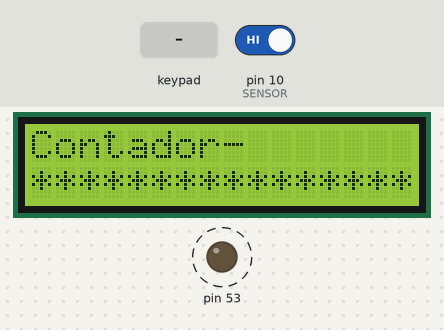
The sketch below on a simulated Arduino Mega 2560, built with avr-gcc and run on an emulated ATmega2560. Parts: 16×2 character LCD, output pins drawn as LEDs (lit = HIGH). Dashed ring = blinking. The test bench sets the inputs (shaded band); at power-on: pin 10 (SENSOR) HIGH. EEPROM starts erased; what the sketch prints to the serial monitor is not drawn.

Above: at 1.26 s.
1.3 s: key 'A' pressed
At 1.9 s:
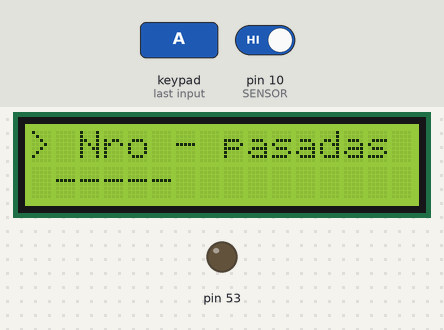
2.8 s: keypad keys 4 4 4 5 4 6 4 7 D pressed 0.4 s apart
At 6.3 s:
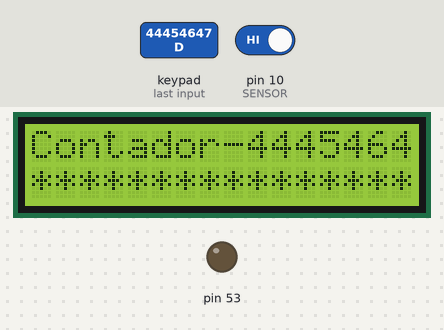
7.9 s: pin 10 (SENSOR) driven LOW
At 9.0 s:
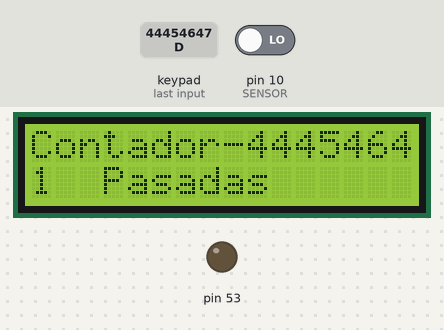
9.4 s: key 'D' pressed
At 10.3 s:
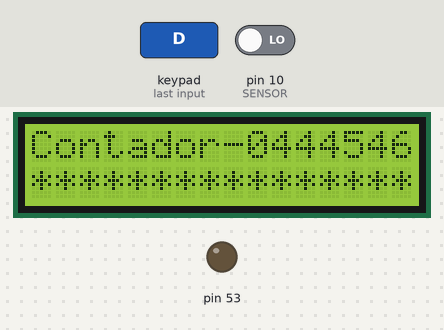
10.9 s: keypad keys 4 8 4 9 5 0 5 1 D pressed 0.4 s apart
At 15.5 s:
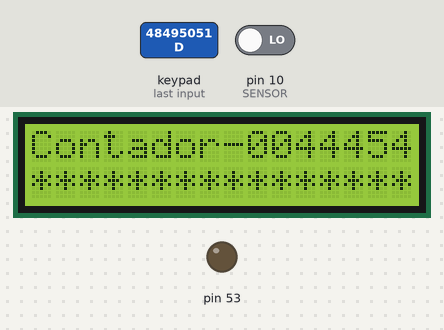
Timing chart, 0 to 17.0 s (numbered marks = the images above; inputs shaded):
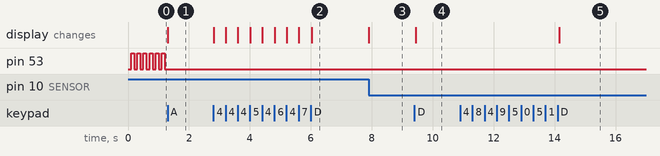

Measured:
- after the input at 1.3 s, pin 53: stops changing and stays LOW; the display: changes at once (image 1)
- after the input at 2.8 s, the display: first changes at once (image 2 shows a later state)
- after the input at 7.9 s, the display: changes at once (image 3)
- after the input at 9.4 s, the display: changes at once (image 4)
- after the input at 10.9 s, the display: changes after 3.3 s (image 5)
- by itself, pin 53: alternates HIGH for 0.10 s and LOW for 0.10 s

The sketch:

contador_hall_keypad.ino
```cpp
#include <LiquidCrystal.h>
#include <Keypad.h>
#include <EEPROM.h>
#define SENSOR 10


LiquidCrystal lcd(24,25,26,31,33,35,37); //(RS,RW, E, D4,D5, D6, D7)

const byte filas = 4;
const byte columnas = 4;
byte pinsFilas[filas]={ 44, 45, 46, 47 };
byte pinsColumnas[columnas]={ 48, 49, 50, 51 };

char teclas[filas] [columnas]={
  {'1', '2', '3', 'A'},
  {'4', '5', '6', 'B'},
  {'7', '8', '9', 'C'},
  {'*', '0', '#', 'D'},
};

Keypad teclado = Keypad(makeKeymap(teclas), pinsFilas, pinsColumnas, filas, columnas);
char tecla;
//variables
bool conf_pas=0;
String pasadas="0";
int nuevo=0;
int ad=1;
int k=0;
int nue[]={0x33,0x30,0x34,0x34};
int address = 1;
int long_num=8;
int c_num=0;
char value;
int a = 0;
int n = 0;
unsigned long tsen=0,tled=0,ti=0;
boolean par=true;
//funciones
boolean isNumber(char c);

void setup() {
  Serial.begin (112500);
  pinMode(SENSOR, INPUT);
  pinMode(53,OUTPUT);

  if(pasadas.equals("0")){
    pasadas="";
    for(int i=0;i<long_num;i++){
      value = EEPROM.read(address);
      if(String(value).equals("0")||String(value).equals("1")||String(value).equals("2")||
  String(value).equals("3")||String(value).equals("4")||String(value).equals("5")||
  String(value).equals("6")||String(value).equals("7")||String(value).equals("8")||String(value).equals("9")){
        pasadas=pasadas+String(value);
        address=address+1;
        c_num++;
      }else{
        break;
      }
    }
    long_num=c_num;
    Serial.println(pasadas);
  }
  lcd.begin(16, 2);
  lcd.setCursor(0,0);
  lcd.print("Contador-");
  lcd.print(pasadas);
  lcd.setCursor(0,1);
  lcd.print("****************");
  teclado.addEventListener(keypadEvent); // Add an event listener for this keypad
}

void loop() {
  tecla=teclado.getKey();
  if (tecla) {
      Serial.println(tecla);
   }


  if(conf_pas){
    //digitalWrite(53,HIGH);
    if(String(tecla).equals("1") || String(tecla).equals("2") || String(tecla).equals("3") || String(tecla).equals("4") || String(tecla).equals("5") || String(tecla).equals("6") || String(tecla).equals("7") || String(tecla).equals("8") || String(tecla).equals("9") || String(tecla).equals("0")){
      pasadas+=tecla;
      lcd.setCursor(0,1);
      lcd.print(pasadas);
      lcd.print("               ");
    }
  }
  if(!conf_pas){
    //digitalWrite(53,HIGH);
    if(digitalRead(SENSOR)==0 && a==0){
      n++;
      a=1;
      lcd.setCursor(0,1);
      lcd.print(n);
      lcd.print("  Pasadas      ");
      Serial.println(n);
    }else if(digitalRead(SENSOR)==1 && a==1){
      a=0;
    }

    if(millis()>tled+100 && n>(pasadas.toInt()-3) && par){
      tled=millis();
      digitalWrite(53,HIGH);
      par=false;
    }
    if(millis()>tled+100 && n>(pasadas.toInt()-3) && !par){
      tled=millis();
      digitalWrite(53,LOW);
      par=true;
    }
  }
}

void keypadEvent(KeypadEvent tecla){
    switch (teclado.getState()){
    case PRESSED:
        if (tecla == 'A') {
          lcd.clear();
          lcd.setCursor(0,0);
          lcd.print("> Nro - pasadas");
          lcd.setCursor(0,1);
          lcd.print(" -----  ");
          pasadas="";
          conf_pas=true;
          digitalWrite(53,LOW);
        }else if(tecla == 'D'){
          if(pasadas.toInt()>=1){
            lcd.clear();
            lcd.setCursor(0, 0);
            lcd.print("Contador-");
            lcd.print(pasadas);
            lcd.setCursor(0,1);
            lcd.print("****************");
            pasadas="0"+pasadas;
            int p = pasadas.length()+1;
            char msg[p];

            pasadas.toCharArray(msg,p);
            Serial.println(msg);
            for(int i=1;i<p;i++){
              EEPROM.write(i,msg[i]);
            }
            char h[1]={"?"};
            int f = p+1;
            //EEPROM.write(f,h[1]);
            conf_pas=false;
            n=0;
          }else{
            lcd.setCursor(0, 0);
            lcd.print("Ingresar numero    ");
          }

        }
        break;

}}
```
